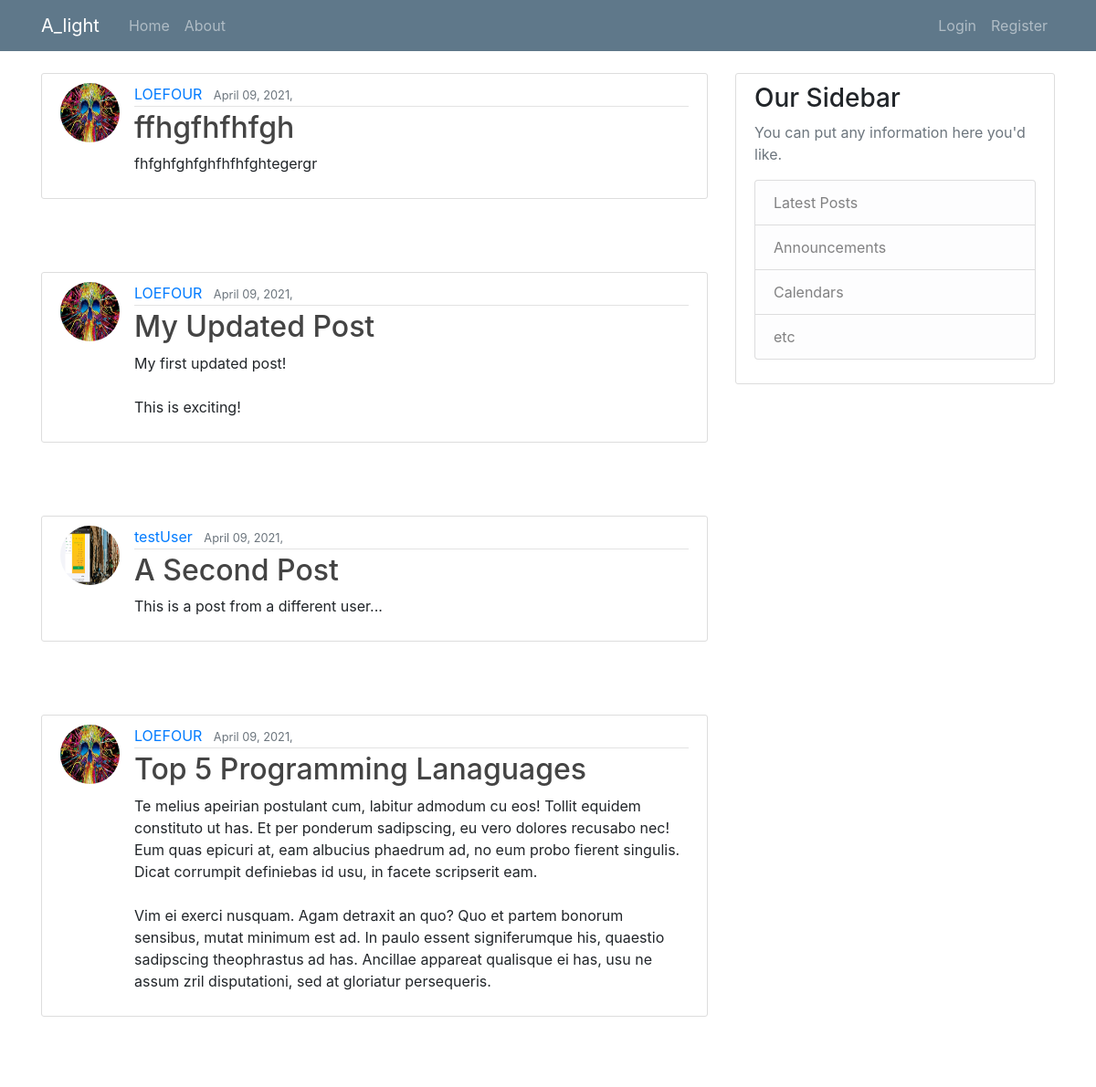
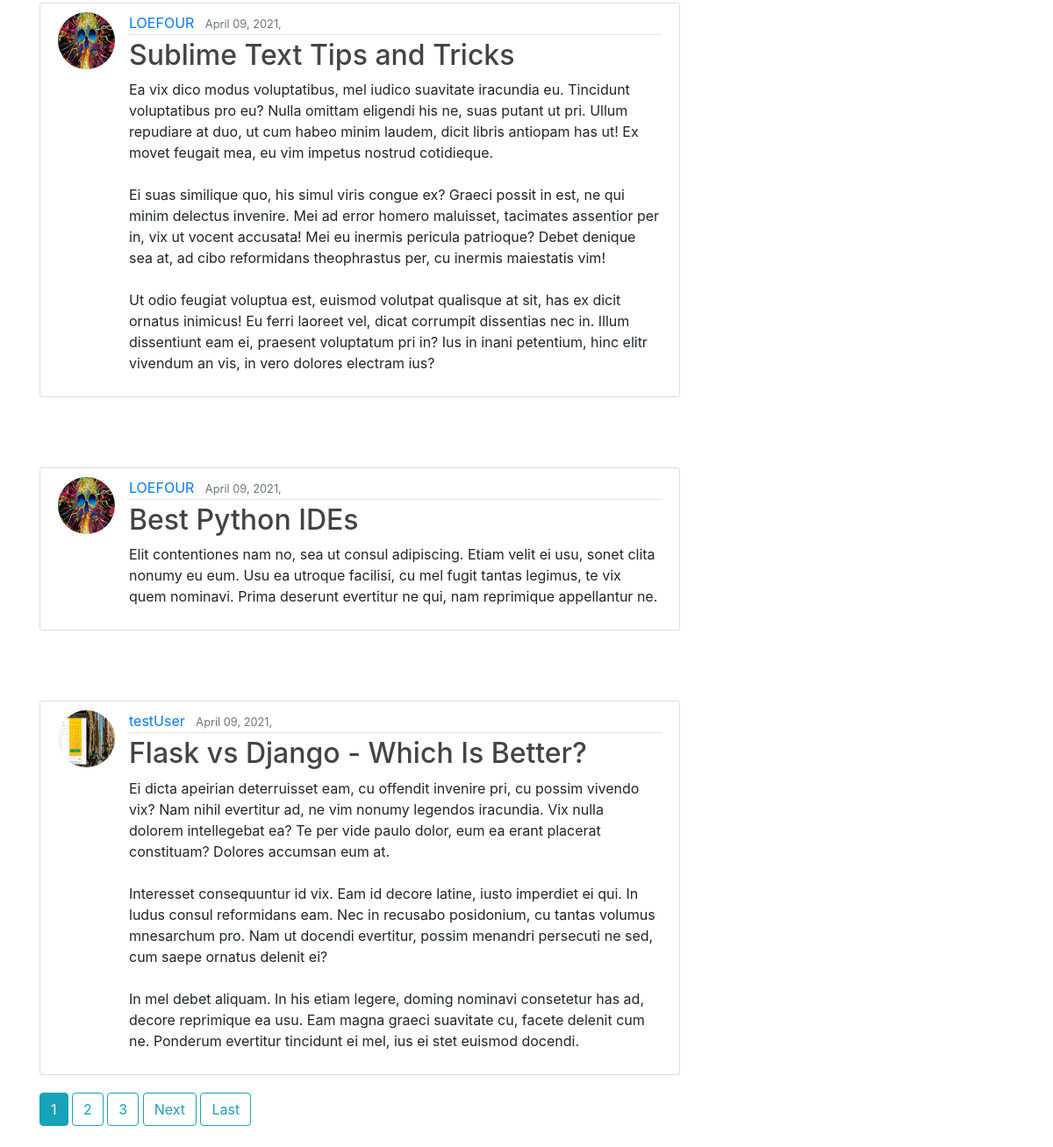
The page / on the database its author committed (2 pictures, top to bottom).
### blog/models.py (models this page shows, shortened)
class Post(models.Model):
    title = models.CharField(max_length=100)
    content = models.TextField()
    date_posted = models.DateTimeField(default=timezone.now())
    author = models.ForeignKey(User, on_delete=models.CASCADE)

### users/models.py (models this page shows, shortened)
class Profile(models.Model):
    user = models.OneToOneField(User, on_delete=models.CASCADE)
    image = models.ImageField(default='default.jpg', upload_to='profile_pics')

### blog/views.py (the view)
# urls.py: path('', PostListView.as_view(), name="blog-home"),
class PostListView(ListView):
    model = Post
    template_name = 'blog/home.html'
    context_object_name = 'post'
    ordering = ['-date_posted']
    paginate_by = 7

### templates/blog/home.html (shortened to what this page needs)
{% extends 'blog/base.html' %} {% block content %} {% for post in post %}
<article class="media content-section">
    <img class="rounded-circle article-img" src="{{ post.author.profile.image.url }}" alt="">
  <div class="media-body">
    <div class="article-metadata">
      <a class="mr-2" href="{% url 'user-posts' post.author.username%}">{{ post.author }}</a>
      <small class="text-muted">{{ post.date_posted | date:"F d, Y," }}</small>
    </div>
    <h2><a class="article-title" href="{% url 'post-detail' post.id %}">{{ post.title }}</a></h2>
    <p class="article-content">{{ post.content }}</p>
  </div>
</article>
{% endfor %}
    {% if is_paginated %}
      {% for num in page_obj.paginator.page_range %}
        {% if page_obj.number == num %}
          <a class="btn btn-info mb-4" href="?page={{ num }}">{{ num }}</a>
        {% elif num > page_obj.number|add:'-3' and num < page_obj.number|add:'3' %}
          <a class="btn btn-outline-info mb-4" href="?page={{ num }}">{{ num }}</a>
        {% endif %}
      {% endfor %}
      {% if page_obj.has_next %}
        <a class="btn btn-outline-info mb-4" href="?page={{ page_obj.next_page_number }}">Next</a>
        <a class="btn btn-outline-info mb-4" href="?page={{ page_obj.paginator.num_pages }}">Last</a>
      {% endif %}
    {% endif %}
{% endblock content %}

### templates/blog/base.html (shortened to what this page needs)
{% load static %}
<!DOCTYPE html>
<html lang="en">
  <head>
      <link rel="stylesheet" type="text/css" href="{% static 'blog/main.css' %}">
    <link
      rel="stylesheet"
      href="https://maxcdn.bootstrapcdn.com/bootstrap/4.0.0/css/bootstrap.min.css"
    />
  </head>
  <body>
    <header class="site-header">
      <nav class="navbar navbar-expand-md navbar-dark bg-steel fixed-top" id="navbar">
        <div class="container">
          <a class="navbar-brand mr-4" href="{% url 'a-light' %}"
            >A_light</a
          >
          <div class="collapse navbar-collapse" id="navbarToggle">
            <div class="navbar-nav mr-auto">
              <a class="nav-item nav-link" href="{% url 'blog-home' %}">Home</a>
              <a class="nav-item nav-link" href="{% url 'blog-about' %}"
                >About</a
              >
            </div>
            <div class="navbar-nav">
                {% if user.is_authenticated %}
                    <a class="nav-item nav-link" href="{% url 'post-create'%}">New Message</a>
                    <a class="nav-item nav-link" href="{% url 'profile' %}">Profile</a>
                <a class="nav-item nav-link" href="{% url 'logout' %}">Logout</a>
                {% else %}
              <a class="nav-item nav-link" href="{% url 'login' %}">Login</a>
              <a class="nav-item nav-link" href="{% url 'register' %}">Register</a>
                {% endif %}
            </div>
          </div>
        </div>
      </nav>
    </header>
     <main role="main" class="container">
      <div class="row">
        <div class="col-md-8">
          {% block content %}{% endblock %}
        </div>
        <div class="col-md-4">
          <div class="content-section">
            <h3>Our Sidebar</h3>
            <p class='text-muted'>You can put any information here you'd like.
              <ul class="list-group">
                <li class="list-group-item list-group-item-light">Latest Posts</li>
                <li class="list-group-item list-group-item-light">Announcements</li>
                <li class="list-group-item list-group-item-light">Calendars</li>
                <li class="list-group-item list-group-item-light">etc</li>
              </ul>
            </p>
          </div>
        </div>
      </div>
    </main>
  </body>
</html>

### static/blog/main.css (style rules this page uses)
body { background: #fafafa; color: #333333; margin-top: 5rem; }
h1, h2, h3, h4, h5, h6 { color: #444444; }
ul { margin: 0; }
.bg-steel { background-color: #5f788a; }
.site-header .navbar-nav .nav-link { color: #cbd5db; }
.content-section { background: #ffffff; padding: 10px 20px; border: 1px solid #dddddd; border-radius: 3px; margin-bottom: 20px; margin-top: 80px; }
.article-title { color: #444444; }
.article-content { white-space: pre-line; }
.article-img { height: 65px; width: 65px; margin-right: 16px; }
.article-metadata { padding-bottom: 1px; margin-bottom: 4px; border-bottom: 1px solid #e3e3e3; }

### rows shown on the page
Post: author.profile.image (picture), author "LOEFOUR", date_posted "April 09, 2021,", title "ffhgfhfhfgh", content "fhfghfghfghfhfhfghtegergr"
Post: author.profile.image (picture), author "LOEFOUR", date_posted "April 09, 2021,", title "My Updated Post", content "My first updated post! This is exciting!"
Post: author.profile.image (picture), author "testUser", date_posted "April 09, 2021,", title "A Second Post", content "This is a post from a different user..."
Post: author.profile.image (picture), author "LOEFOUR", date_posted "April 09, 2021,", title "Top 5 Programming Lanaguages", content "Te melius apeirian postulant cum, labitur admodum cu eos! Tollit equidem constituto ut has. Et per ponderum sadipscing, eu vero dolores recusabo nec! Eum quas epicuri at, eam albucius phaedrum ad, no eum probo fierent singulis. Dicat corrumpit definiebas id usu, in facete scripserit eam. Vim ei exerci nusquam. Agam detraxit an quo? Quo et partem bonorum sensibus, mutat minimum est ad. In paulo essent signiferumque his, quaestio sadipscing theophrastus ad has. Ancillae appareat qualisque ei has, usu ne assum zril disputationi, sed at gloriatur persequeris."
Post: author.profile.image (picture), author "LOEFOUR", date_posted "April 09, 2021,", title "Sublime Text Tips and Tricks", content "Ea vix dico modus voluptatibus, mel iudico suavitate iracundia eu. Tincidunt voluptatibus pro eu? Nulla omittam eligendi his ne, suas putant ut pri. Ullum repudiare at duo, ut cum habeo minim laudem, dicit libris antiopam has ut! Ex movet feugait mea, eu vim impetus nostrud cotidieque. Ei suas similique quo, his simul viris congue ex? Graeci possit in est, ne qui minim delectus invenire. Mei ad error homero maluisset, tacimates assentior per in, vix ut vocent accusata! Mei eu inermis pericula patrioque? Debet denique sea at, ad cibo reformidans theophrastus per, cu inermis maiestatis vim! Ut odio feugiat voluptua est, euismod volutpat qualisque at sit, has ex dicit ornatus inimicus! Eu…"
Post: author.profile.image (picture), author "LOEFOUR", date_posted "April 09, 2021,", title "Best Python IDEs", content "Elit contentiones nam no, sea ut consul adipiscing. Etiam velit ei usu, sonet clita nonumy eu eum. Usu ea utroque facilisi, cu mel fugit tantas legimus, te vix quem nominavi. Prima deserunt evertitur ne qui, nam reprimique appellantur ne."
Post: author.profile.image (picture), author "testUser", date_posted "April 09, 2021,", title "Flask vs Django - Which Is Better?", content "Ei dicta apeirian deterruisset eam, cu offendit invenire pri, cu possim vivendo vix? Nam nihil evertitur ad, ne vim nonumy legendos iracundia. Vix nulla dolorem intellegebat ea? Te per vide paulo dolor, eum ea erant placerat constituam? Dolores accumsan eum at. Interesset consequuntur id vix. Eam id decore latine, iusto imperdiet ei qui. In ludus consul reformidans eam. Nec in recusabo posidonium, cu tantas volumus mnesarchum pro. Nam ut docendi evertitur, possim menandri persecuti ne sed, cum saepe ornatus delenit ei? In mel debet aliquam. In his etiam legere, doming nominavi consetetur has ad, decore reprimique ea usu. Eam magna graeci suavitate cu, facete delenit cum ne. Ponderum…"

### other values the page prints
{{ num }} "1"
{{ num }} "2" "3"
